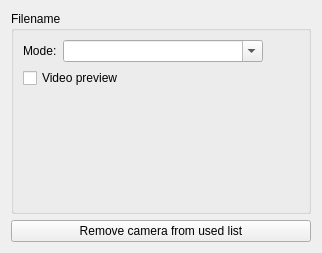
<ui version="4.0" >
 <class>V4LTab_Widget</class>
 <widget class="QWidget" name="V4LTab_Widget" >
  <property name="geometry" >
   <rect>
    <x>0</x>
    <y>0</y>
    <width>322</width>
    <height>253</height>
   </rect>
  </property>
  <property name="windowTitle" >
   <string>Form</string>
  </property>
  <layout class="QVBoxLayout" >
   <item>
    <widget class="QGroupBox" name="filename_groupBox" >
     <property name="sizePolicy" >
      <sizepolicy vsizetype="Minimum" hsizetype="Preferred" >
       <horstretch>0</horstretch>
       <verstretch>0</verstretch>
      </sizepolicy>
     </property>
     <property name="title" >
      <string>Filename</string>
     </property>
     <layout class="QVBoxLayout" name="filename_layout" >
      <item>
       <layout class="QHBoxLayout" name="mode_layout" >
        <item>
         <widget class="QLabel" name="label_2" >
          <property name="text" >
           <string>Mode:</string>
          </property>
         </widget>
        </item>
        <item>
         <widget class="QComboBox" name="modes_comboBox" >
          <property name="sizePolicy" >
           <sizepolicy vsizetype="Fixed" hsizetype="Preferred" >
            <horstretch>0</horstretch>
            <verstretch>0</verstretch>
           </sizepolicy>
          </property>
          <property name="minimumSize" >
           <size>
            <width>200</width>
            <height>0</height>
           </size>
          </property>
          <property name="editable" >
           <bool>true</bool>
          </property>
         </widget>
        </item>
        <item>
         <spacer name="mode_spacer" >
          <property name="orientation" >
           <enum>Qt::Horizontal</enum>
          </property>
          <property name="sizeHint" stdset="0" >
           <size>
            <width>40</width>
            <height>20</height>
           </size>
          </property>
         </spacer>
        </item>
       </layout>
      </item>
      <item>
       <widget class="QCheckBox" name="videoPreview_checkBox" >
        <property name="text" >
         <string>Video preview</string>
        </property>
       </widget>
      </item>
      <item>
       <spacer name="filename_spacer" >
        <property name="orientation" >
         <enum>Qt::Vertical</enum>
        </property>
        <property name="sizeHint" stdset="0" >
         <size>
          <width>20</width>
          <height>0</height>
         </size>
        </property>
       </spacer>
      </item>
     </layout>
    </widget>
   </item>
   <item>
    <widget class="QPushButton" name="remove_pushButton" >
     <property name="text" >
      <string>Remove camera from used list</string>
     </property>
    </widget>
   </item>
  </layout>
 </widget>
 <resources/>
 <connections/>
</ui>
